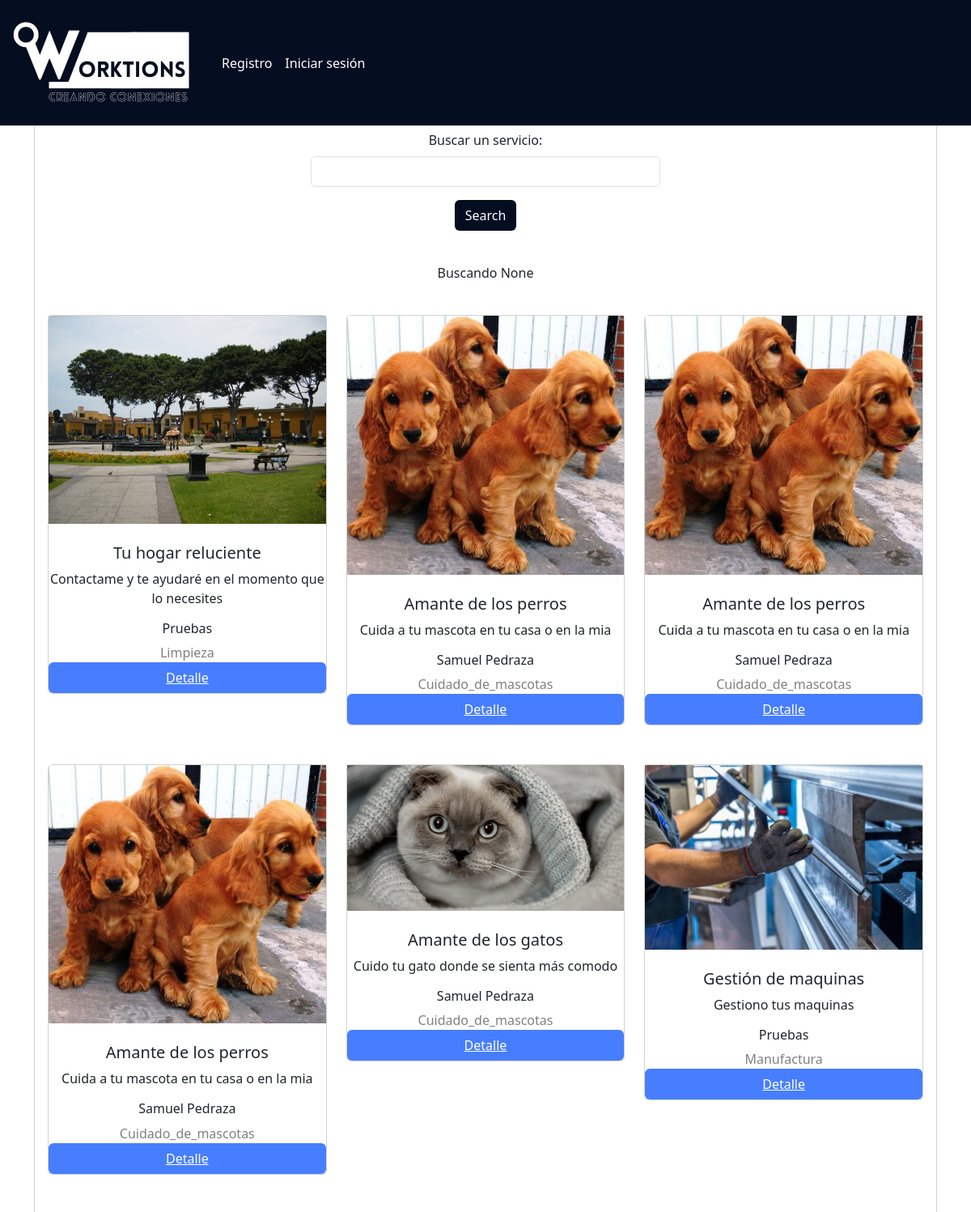
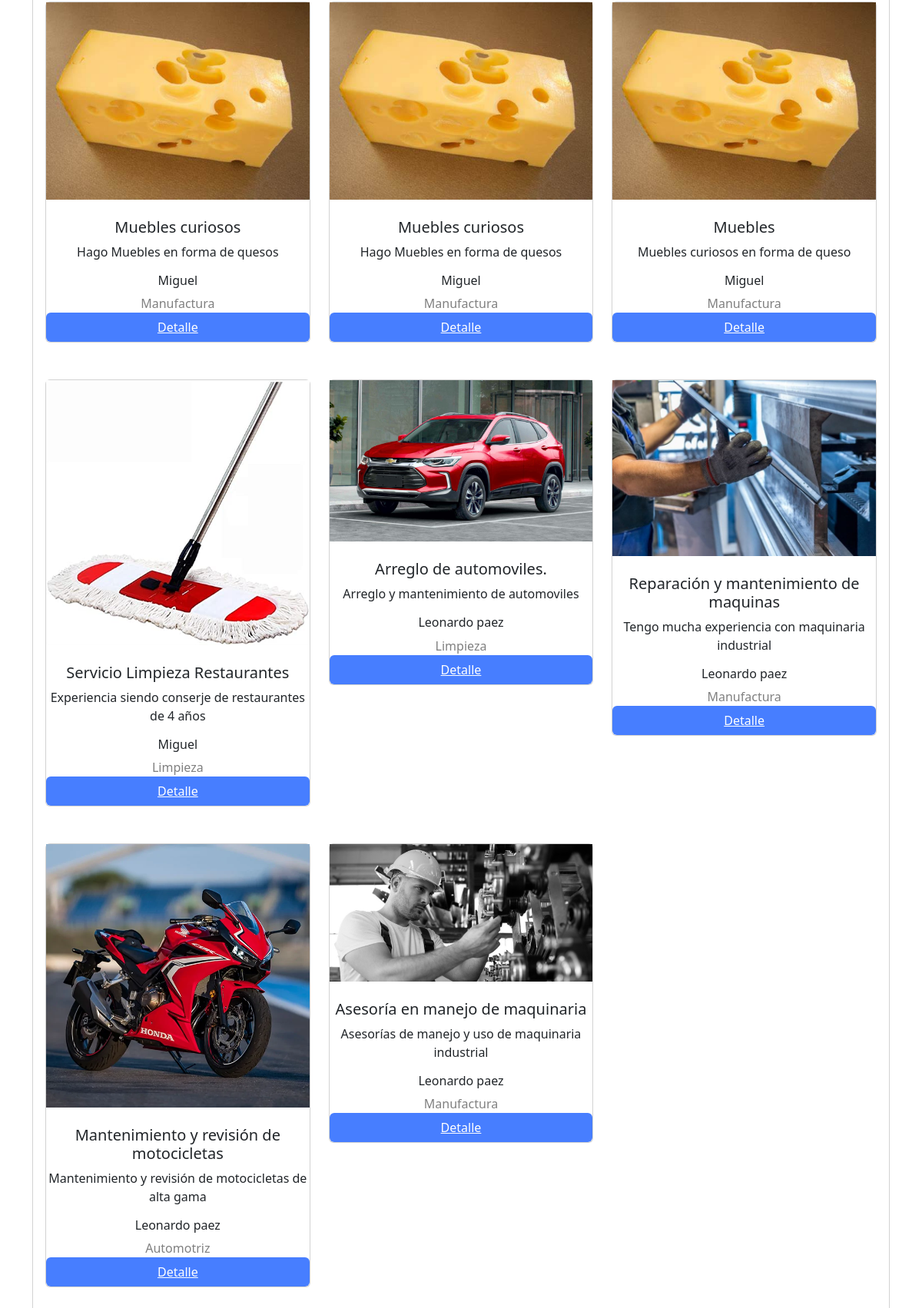
The page /home on the database its author committed (2 pictures, top to bottom).
### Modules/Services/models.py (models this page shows, shortened)
class Service(models.Model):
    id = models.BigAutoField(primary_key=True)
    title= models.CharField(max_length= 50, default='')
    user = models.ForeignKey(User,to_field='id', null= False, blank=False, on_delete=models.CASCADE)
    category = models.CharField(max_length=100, default='', null= False, blank=False)
    description = models.CharField(max_length = 250, default='')
    images = models.ImageField(upload_to="media/services/images", null=True)

class User(AbstractBaseUser):
    username = models.CharField('Nombre de usuario',unique = True, max_length=100)
    email = models.EmailField('Correo Electrónico', max_length=254,unique = True)
    name = models.CharField('Nombres', max_length=200, null=True)
    id = models.CharField(max_length=15, primary_key=True)
    date_of_birth = models.DateField(null=True)
    address = models.CharField(max_length = 50, null=True)
    city = models.CharField(max_length =20, null=True)
    barrio = models.CharField(choices=BARRIOS_MED, default="------", max_length=200)
    phone = models.CharField(max_length =15, null=True)
    gender = models.CharField(max_length=15, null=True)
    usuario_activo = models.BooleanField(default = True)
    usuario_administrador = models.BooleanField(default = False)
    objects = UserManager()
    USERNAME_FIELD = 'username'
    REQUIRED_FIELDS = ['name','email', 'id', 'city']
    def __str__(self) -> str:
        return f'{self.name}'

### Modules/Services/views.py (the view)
# urls.py: 2. Add a URL to urlpatterns:  path('', views.home, name='home')
def home(request):
    searchTerm = request.GET.get('searchService')
    if searchTerm:
        services = Service.objects.filter(title__icontains=searchTerm)
    else:
        services = Service.objects.all()
    return render(request, 'home.html', {'searchTerm': searchTerm, 'services': services})

### Modules/Services/templates/home.html (shortened to what this page needs)
{% extends "base.html" %}
    {%load static %}
{% block content %}
<body>
    <div class="container mb-3">
        <div class="row">
            <div>
                <div class="card" style="display: flex; text-align: center;">
                    <div class="card-body">
                    <br>
                    <br>
                    <br>
                    <br>
                    <br>
                    <br>
                    <div style="display: flex; align-items: center; justify-content: center;">
                        <div style="width: 40%;">
                            <form action="">
                                <div class="mb-3">
                                    <label for="searchService" class="form-label">
                                        Buscar un servicio:
                                    </label>
                                    <input type="text" class="form-control" name="searchService" />
                                </div>
                                <button type="submit" class="btn" style="background-color: #050d21; color: white;">Search</button>
                            </form>
                        </div>
                    </div>
                    <div >
                        <br>
                        <p>Buscando  {{ searchTerm }} </p>
                        <br>
                        <div class="row">
                            {% for service in services %}
                                <div class="col-md-4">
                                    <div class="card" >
                                        <img src="{{service.images.url}}" style="height:100%; width: 100%;"/>
                                        <br>
                                        <h5>{{service.title}}</h5>
                                        <p>{{service.description}}</p>
                                        <h6>{{service.user}}</h6>
                                        <h7 style="color: grey";>{{service.category}}</h7>
                                        <button type="button" class="btn" style="background-color: #477eff; color: white;"><a href="{% url 'service_detail' service.id %}" style="color: white;">Detalle</a></button>
                                    </div>
                                    <br>
                                    <br>
                                </div>
                            {% if forloop.counter|divisibleby:"3" and not forloop.last %}
                              </div><div class="row">
                            {% endif %}
                          {% endfor %}
                        </div>
                        <br>
                        <br>
                        <br>
                    </div>
                        <br />
                        <br />
            </div>
        </div>
    </div>
</body>
{% endblock %}

### rows shown on the page
Service: images (picture), title "Tu hogar reluciente", description "Contactame y te ayudaré en el momento que lo necesites", user "Pruebas", category "Limpieza"
Service: images (picture), title "Amante de los perros", description "Cuida a tu mascota en tu casa o en la mia", user "Samuel Pedraza", category "Cuidado_de_mascotas"
Service: images (picture), title "Amante de los perros", description "Cuida a tu mascota en tu casa o en la mia", user "Samuel Pedraza", category "Cuidado_de_mascotas"
Service: images (picture), title "Amante de los perros", description "Cuida a tu mascota en tu casa o en la mia", user "Samuel Pedraza", category "Cuidado_de_mascotas"
Service: images (picture), title "Amante de los gatos", description "Cuido tu gato donde se sienta más comodo", user "Samuel Pedraza", category "Cuidado_de_mascotas"
Service: images (picture), title "Gestión de maquinas", description "Gestiono tus maquinas", user "Pruebas", category "Manufactura"
Service: images (picture), title "Muebles curiosos", description "Hago Muebles en forma de quesos", user "Miguel", category "Manufactura"
Service: images (picture), title "Muebles curiosos", description "Hago Muebles en forma de quesos", user "Miguel", category "Manufactura"
Service: images (picture), title "Muebles", description "Muebles curiosos en forma de queso", user "Miguel", category "Manufactura"
Service: images (picture), title "Servicio Limpieza Restaurantes", description "Experiencia siendo conserje de restaurantes de 4 años", user "Miguel", category "Limpieza"
Service: images (picture), title "Arreglo de automoviles.", description "Arreglo y mantenimiento de automoviles", user "Leonardo paez", category "Limpieza"
Service: images (picture), title "Reparación y mantenimiento de maquinas", description "Tengo mucha experiencia con maquinaria industrial", user "Leonardo paez", category "Manufactura"
Service: images (picture), title "Mantenimiento y revisión de motocicletas", description "Mantenimiento y revisión de motocicletas de alta gama", user "Leonardo paez", category "Automotriz"
Service: images (picture), title "Asesoría en manejo de maquinaria", description "Asesorías de manejo y uso de maquinaria industrial", user "Leonardo paez", category "Manufactura"

### other values the page prints
{{ searchTerm }} "None"
